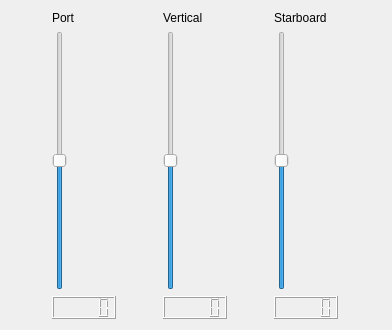
<?xml version="1.0" encoding="UTF-8"?>
<ui version="4.0">
 <class>thrust_monitorWidget</class>
 <widget class="QWidget" name="thrust_monitorWidget">
  <property name="enabled">
   <bool>true</bool>
  </property>
  <property name="geometry">
   <rect>
    <x>0</x>
    <y>0</y>
    <width>392</width>
    <height>330</height>
   </rect>
  </property>
  <property name="windowTitle">
   <string>Thrust Monitor</string>
  </property>
  <layout class="QVBoxLayout" name="verticalLayout" stretch="0">
   <item>
    <layout class="QVBoxLayout" name="verticalLayout_2">
     <item>
      <layout class="QGridLayout" name="gridLayout">
       <item row="1" column="2">
        <widget class="QSlider" name="verticalSlider_3">
         <property name="minimum">
          <number>-100</number>
         </property>
         <property name="maximum">
          <number>100</number>
         </property>
         <property name="orientation">
          <enum>Qt::Vertical</enum>
         </property>
        </widget>
       </item>
       <item row="0" column="1">
        <widget class="QLabel" name="label_2">
         <property name="text">
          <string>Vertical</string>
         </property>
        </widget>
       </item>
       <item row="1" column="1">
        <widget class="QSlider" name="verticalSlider_2">
         <property name="minimum">
          <number>-100</number>
         </property>
         <property name="maximum">
          <number>100</number>
         </property>
         <property name="orientation">
          <enum>Qt::Vertical</enum>
         </property>
        </widget>
       </item>
       <item row="2" column="0">
        <widget class="QLCDNumber" name="lcdNumber_2"/>
       </item>
       <item row="1" column="0">
        <widget class="QSlider" name="verticalSlider">
         <property name="minimum">
          <number>-100</number>
         </property>
         <property name="maximum">
          <number>100</number>
         </property>
         <property name="orientation">
          <enum>Qt::Vertical</enum>
         </property>
        </widget>
       </item>
       <item row="0" column="0">
        <widget class="QLabel" name="label">
         <property name="text">
          <string>Port </string>
         </property>
        </widget>
       </item>
       <item row="0" column="2">
        <widget class="QLabel" name="label_3">
         <property name="text">
          <string>Starboard</string>
         </property>
        </widget>
       </item>
       <item row="2" column="1">
        <widget class="QLCDNumber" name="lcdNumber"/>
       </item>
       <item row="2" column="2">
        <widget class="QLCDNumber" name="lcdNumber_3"/>
       </item>
      </layout>
     </item>
    </layout>
   </item>
  </layout>
 </widget>
 <resources/>
 <connections/>
</ui>
